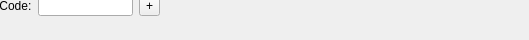
       <widget class="QWidget" name="page">
        <widget class="QWidget" name="layoutWidget">
         <property name="geometry">
          <rect>
           <x>-360</x>
           <y>-10</y>
           <width>520</width>
           <height>31</height>
          </rect>
         </property>
         <layout class="QHBoxLayout" name="horizontalLayout_11">
          <item>
           <widget class="QLabel" name="label_3">
            <property name="sizePolicy">
             <sizepolicy hsizetype="Maximum" vsizetype="Preferred">
              <horstretch>0</horstretch>
              <verstretch>0</verstretch>
             </sizepolicy>
            </property>
            <property name="text">
             <string>Department:</string>
            </property>
            <property name="alignment">
             <set>Qt::AlignRight|Qt::AlignTrailing|Qt::AlignVCenter</set>
            </property>
           </widget>
          </item>
          <item>
           <widget class="QComboBox" name="departmentsCombo"/>
          </item>
          <item>
           <layout class="QHBoxLayout" name="horizontalLayout_10">
            <item>
             <widget class="QLabel" name="lblAlpha">
              <property name="text">
               <string>Alphacode:</string>
              </property>
              <property name="buddy">
               <cstring>editAlphacode</cstring>
              </property>
             </widget>
            </item>
            <item>
             <widget class="QLineEdit" name="editAlphacode"/>
            </item>
            <item>
             <widget class="QLabel" name="lblVendor">
              <property name="text">
               <string>Vendor Code:</string>
              </property>
              <property name="buddy">
               <cstring>editVendorcode</cstring>
              </property>
             </widget>
            </item>
            <item>
             <widget class="QLineEdit" name="editVendorcode"/>
            </item>
           </layout>
          </item>
          <item>
           <widget class="QToolButton" name="btnCreateDepartment">
            <property name="toolTip">
             <string>Create New Department</string>
            </property>
            <property name="text">
             <string>+</string>
            </property>
           </widget>
          </item>
         </layout>
        </widget>
       </widget>
